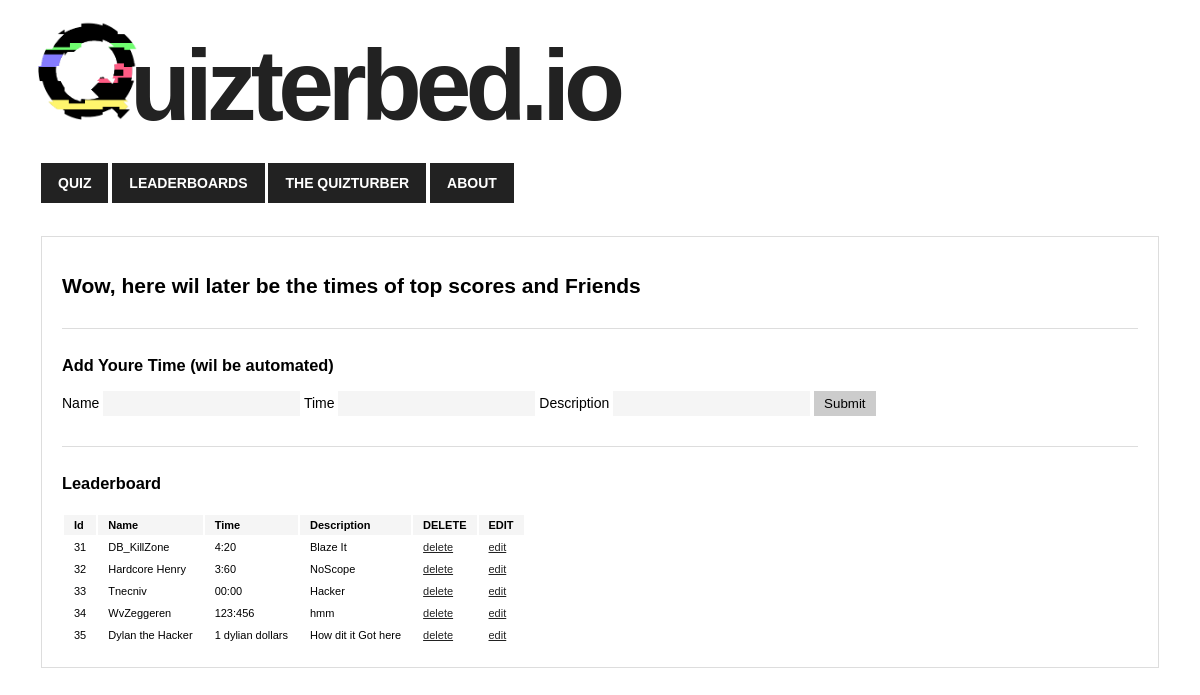
Screenshot of /songs with the database file from the repository.
### tables this page shows
CREATE TABLE IF NOT EXISTS `song` (
  `id` int(11) NOT NULL AUTO_INCREMENT,
  `artist` text NOT NULL,
  `track` text NOT NULL,
  `link` text,
  PRIMARY KEY (`id`),
  UNIQUE KEY `id` (`id`)
);

### application/core/controller.php (called while the page is built, shortened)
<?php
class Controller
{
    public $db = null;
    private function openDatabaseConnection()
    {
        $options = array(PDO::ATTR_DEFAULT_FETCH_MODE => PDO::FETCH_OBJ, PDO::ATTR_ERRMODE => PDO::ERRMODE_WARNING);
        $this->db = new PDO(DB_TYPE . ':host=' . DB_HOST . ';dbname=' . DB_NAME . ';charset=' . DB_CHARSET, DB_USER, DB_PASS, $options);
    }
    public function loadModel()
    {
        require APP . 'model/model.php';
        $this->model = new Model($this->db);
    }
}

### application/controller/songs.php (called while the page is built, shortened)
<?php
class Songs extends Controller
{
    public function index()
    {
        $songs = $this->model->getAllSongs();
        require APP . 'view/_templates/header.php';
        require APP . 'view/songs/index.php';
        require APP . 'view/_templates/footer.php';
    }
}

### public/index.php (called while the page is built, shortened)
<?php
require APP . 'core/application.php';
require APP . 'core/controller.php';
$app = new Application();

### application/model/model.php (called while the page is built, shortened)
<?php
class Model
{
    function __construct($db)
    {
        try {
            $this->db = $db;
        } catch (PDOException $e) {
            exit('Database connection could not be established.');
        }
    }
    public function getAllSongs()
    {
        $sql = "SELECT id, artist, track, link FROM song";
        $query = $this->db->prepare($sql);
        $query->execute();
        return $query->fetchAll();
    }
}

### application/view/songs/index.php (the view)
<div class="container">
    <h2>Wow, here wil later be the times of top scores and Friends</h2>
    <div class="box">
        <h3>Add Youre Time (wil be automated)</h3>
        <form action="<?php echo URL; ?>songs/addsong" method="POST">
            <label>Name</label>
            <input type="text" name="artist" value="" required />
            <label>Time</label>
            <input type="text" name="track" value="" required />
            <label>Description</label>
            <input type="text" name="link" value="" />
            <input type="submit" name="submit_add_song" value="Submit" />
        </form>
    </div>
    <div class="box">
        <h3>Leaderboard</h3>
        <table>
            <thead style="background-color: #ddd; font-weight: bold;">
            <tr>
                <td>Id</td>
                <td>Name</td>
                <td>Time</td>
                <td>Description</td>
                <td>DELETE</td>
                <td>EDIT</td>
            </tr>
            </thead>
            <tbody>
            <?php foreach ($songs as $song) { ?>
                <tr>
                    <td><?php if (isset($song->id)) echo htmlspecialchars($song->id, ENT_QUOTES, 'UTF-8'); ?></td>
                    <td><?php if (isset($song->artist)) echo htmlspecialchars($song->artist, ENT_QUOTES, 'UTF-8'); ?></td>
                    <td><?php if (isset($song->track)) echo htmlspecialchars($song->track, ENT_QUOTES, 'UTF-8'); ?></td>
                    <td>
                        <?php if (isset($song->link)) { ?>
                            <?php echo htmlspecialchars($song->link, ENT_QUOTES, 'UTF-8'); ?>
                        <?php } ?>
                    </td>
                    <td><a href="<?php echo URL . 'songs/deletesong/' . htmlspecialchars($song->id, ENT_QUOTES, 'UTF-8'); ?>">delete</a></td>
                    <td><a href="<?php echo URL . 'songs/editsong/' . htmlspecialchars($song->id, ENT_QUOTES, 'UTF-8'); ?>">edit</a></td>
                </tr>
            <?php } ?>
            </tbody>
        </table>
    </div>
</div>

### application/core/application.php (shortened to what this page needs)
<?php
class Application
{
    private $url_controller = null;
    private $url_action = null;
    private $url_params = array();
    public function __construct()
    {
        if (!$this->url_controller) {
            require APP . 'controller/home.php';
            $page = new Home();
            $page->index();
        } elseif (file_exists(APP . 'controller/' . $this->url_controller . '.php')) {
            $this->url_controller = new $this->url_controller();
            if (method_exists($this->url_controller, $this->url_action)) {
                if (!empty($this->url_params)) {
                    call_user_func_array(array($this->url_controller, $this->url_action), $this->url_params);
                } else {
                    $this->url_controller->{$this->url_action}();
                }
            } else {
                if (strlen($this->url_action) == 0) {
                    $this->url_controller->index();
                }
                else {
                    header('location: ' . URL . 'error');
                }
            }
        } else {
            header('location: ' . URL . 'error');
        }
    }
    private function splitUrl()
    {
        if (isset($_GET['url'])) {
            $url = trim($_GET['url'], '/');
            $url = filter_var($url, FILTER_SANITIZE_URL);
            $url = explode('/', $url);
            $this->url_controller = isset($url[0]) ? $url[0] : null;
            $this->url_action = isset($url[1]) ? $url[1] : null;
            unset($url[0], $url[1]);
            $this->url_params = array_values($url);
        }
    }
}

### application/view/_templates/header.php (shortened to what this page needs)
<!DOCTYPE html>
<html lang="en">
<head>
    <link href="<?php echo URL; ?>css/style.css" rel="stylesheet">
</head>
<body>
    <div class="logo">
        <img class="titleimg" src="<?php echo URL; ?>img/logo.png">uizterbed.io
    </div>
    <div class="navigation">
        <a href="<?php echo URL; ?>">Quiz</a>
        <a href="<?php echo URL; ?>songs">Leaderboards</a>
        <a href="<?php echo URL; ?>home/quizterber">The Quizturber</a>
        <a href="<?php echo URL; ?>home/about">About</a>
    </div>

### application/view/_templates/footer.php (shortened to what this page needs)
</body>
</html>

### public/css/style.css (style rules this page uses)
body { font-family: Arial; font-size: 14px; }
.logo { font-size: 100px; font-weight: bolder; letter-spacing: -6px; color: #222; margin: 20px 30px; }
.navigation { margin-left: 33px; }
.navigation a { display: inline-block; padding: 10px 15px; text-decoration: none; font-size: 14px; text-transform: uppercase; font-weight: bold; border: 2px solid #222; background: #222; color: #fff; }
.container { border: 1px solid #ddd; padding: 20px; margin: 33px; }
.container a { color: #222; }
.container table { font-size: 11px; margin-top: 20px; }
.container table thead td { background-color: #f5f5f5; padding: 4px 10px; }
.container table tbody td { padding: 4px 10px; }
.container .box { border-top: 1px solid #ddd; padding-top: 10px; margin-top: 30px; }
.container input { background-color: #f5f5f5; border: 0; padding: 5px 10px; }
.container input[type="submit"] { background-color: #ccc; cursor: pointer; }
.titleimg { height: 100px; margin-right: -8px; }

### rows the page displays
song: id "31", artist "DB_KillZone", track "4:20", link "Blaze It"
song: id "32", artist "Hardcore Henry", track "3:60", link "NoScope"
song: id "33", artist "Tnecniv", track "00:00", link "Hacker"
song: id "34", artist "WvZeggeren", track "123:456", link "hmm"
song: id "35", artist "Dylan the Hacker", track "1 dylian dollars", link "How dit it Got here"
